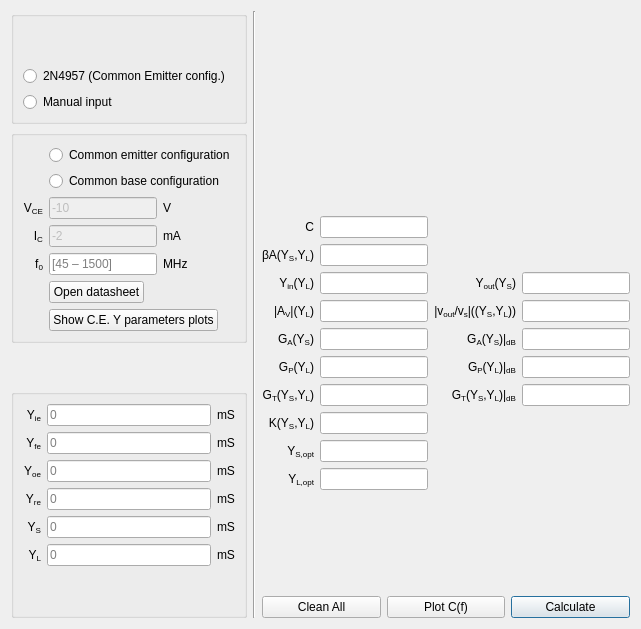
      <widget class="QWidget" name="tab_5">
       <attribute name="title">
        <string>Y</string>
       </attribute>
       <layout class="QGridLayout" name="gridLayout_5">
        <item row="4" column="2">
         <spacer name="verticalSpacer_5">
          <property name="orientation">
           <enum>Qt::Vertical</enum>
          </property>
          <property name="sizeType">
           <enum>QSizePolicy::Minimum</enum>
          </property>
          <property name="sizeHint" stdset="0">
           <size>
            <width>20</width>
            <height>40</height>
           </size>
          </property>
         </spacer>
        </item>
        <item row="1" column="0">
         <widget class="QGroupBox" name="groupBox_4">
          <property name="title">
           <string/>
          </property>
          <layout class="QGridLayout" name="gridLayout_3">
           <item row="0" column="1" colspan="2">
            <widget class="QRadioButton" name="radioButton_CE">
             <property name="text">
              <string>Common emitter configuration</string>
             </property>
            </widget>
           </item>
           <item row="1" column="1" colspan="2">
            <widget class="QRadioButton" name="radioButton_CB">
             <property name="text">
              <string>Common base configuration</string>
             </property>
            </widget>
           </item>
           <item row="2" column="0">
            <widget class="QLabel" name="label_165">
             <property name="sizePolicy">
              <sizepolicy hsizetype="Fixed" vsizetype="Preferred">
               <horstretch>0</horstretch>
               <verstretch>0</verstretch>
              </sizepolicy>
             </property>
             <property name="layoutDirection">
              <enum>Qt::RightToLeft</enum>
             </property>
             <property name="text">
              <string>&lt;html&gt;&lt;head/&gt;&lt;body&gt;&lt;p&gt;V&lt;span style=&quot; vertical-align:sub;&quot;&gt;CE&lt;/span&gt;&lt;/p&gt;&lt;/body&gt;&lt;/html&gt;</string>
             </property>
             <property name="alignment">
              <set>Qt::AlignRight|Qt::AlignTrailing|Qt::AlignVCenter</set>
             </property>
            </widget>
           </item>
           <item row="2" column="1">
            <widget class="QLineEdit" name="vce_box_2">
             <property name="enabled">
              <bool>false</bool>
             </property>
             <property name="sizePolicy">
              <sizepolicy hsizetype="Fixed" vsizetype="Fixed">
               <horstretch>0</horstretch>
               <verstretch>0</verstretch>
              </sizepolicy>
             </property>
             <property name="text">
              <string>-10</string>
             </property>
            </widget>
           </item>
           <item row="2" column="2">
            <widget class="QLabel" name="label_37">
             <property name="sizePolicy">
              <sizepolicy hsizetype="Minimum" vsizetype="Preferred">
               <horstretch>0</horstretch>
               <verstretch>0</verstretch>
              </sizepolicy>
             </property>
             <property name="text">
              <string>V</string>
             </property>
            </widget>
           </item>
           <item row="3" column="0">
            <widget class="QLabel" name="label_166">
             <property name="sizePolicy">
              <sizepolicy hsizetype="Fixed" vsizetype="Preferred">
               <horstretch>0</horstretch>
               <verstretch>0</verstretch>
              </sizepolicy>
             </property>
             <property name="layoutDirection">
              <enum>Qt::RightToLeft</enum>
             </property>
             <property name="text">
              <string>&lt;html&gt;&lt;head/&gt;&lt;body&gt;&lt;p&gt;I&lt;span style=&quot; vertical-align:sub;&quot;&gt;C&lt;/span&gt;&lt;/p&gt;&lt;/body&gt;&lt;/html&gt;</string>
             </property>
             <property name="alignment">
              <set>Qt::AlignRight|Qt::AlignTrailing|Qt::AlignVCenter</set>
             </property>
            </widget>
           </item>
           <item row="3" column="1">
            <widget class="QLineEdit" name="vce_box_3">
             <property name="enabled">
              <bool>false</bool>
             </property>
             <property name="sizePolicy">
              <sizepolicy hsizetype="Fixed" vsizetype="Fixed">
               <horstretch>0</horstretch>
               <verstretch>0</verstretch>
              </sizepolicy>
             </property>
             <property name="text">
              <string>-2</string>
             </property>
            </widget>
           </item>
           <item row="3" column="2">
            <widget class="QLabel" name="label_38">
             <property name="sizePolicy">
              <sizepolicy hsizetype="Minimum" vsizetype="Preferred">
               <horstretch>0</horstretch>
               <verstretch>0</verstretch>
              </sizepolicy>
             </property>
             <property name="text">
              <string>mA</string>
             </property>
            </widget>
           </item>
           <item row="4" column="0">
            <widget class="QLabel" name="label_118">
             <property name="sizePolicy">
              <sizepolicy hsizetype="Fixed" vsizetype="Preferred">
               <horstretch>0</horstretch>
               <verstretch>0</verstretch>
              </sizepolicy>
             </property>
             <property name="layoutDirection">
              <enum>Qt::RightToLeft</enum>
             </property>
             <property name="text">
              <string>f&lt;sub&gt;0&lt;/sub&gt;</string>
             </property>
             <property name="alignment">
              <set>Qt::AlignRight|Qt::AlignTrailing|Qt::AlignVCenter</set>
             </property>
            </widget>
           </item>
           <item row="4" column="1">
            <widget class="QLineEdit" name="f0_box_2">
             <property name="sizePolicy">
              <sizepolicy hsizetype="Fixed" vsizetype="Fixed">
               <horstretch>0</horstretch>
               <verstretch>0</verstretch>
              </sizepolicy>
             </property>
             <property name="placeholderText">
              <string>[45 – 1500]</string>
             </property>
            </widget>
           </item>
           <item row="4" column="2">
            <widget class="QLabel" name="label_8">
             <property name="sizePolicy">
              <sizepolicy hsizetype="Minimum" vsizetype="Preferred">
               <horstretch>0</horstretch>
               <verstretch>0</verstretch>
              </sizepolicy>
             </property>
             <property name="text">
              <string>MHz</string>
             </property>
            </widget>
           </item>
           <item row="5" column="1">
            <widget class="QPushButton" name="open_datasheet_Y_button">
             <property name="sizePolicy">
              <sizepolicy hsizetype="Fixed" vsizetype="Fixed">
               <horstretch>0</horstretch>
               <verstretch>0</verstretch>
              </sizepolicy>
             </property>
             <property name="text">
              <string>Open datasheet</string>
             </property>
            </widget>
           </item>
           <item row="6" column="1" colspan="2">
            <widget class="QPushButton" name="show_plots_button">
             <property name="sizePolicy">
              <sizepolicy hsizetype="Fixed" vsizetype="Fixed">
               <horstretch>0</horstretch>
               <verstretch>0</verstretch>
              </sizepolicy>
             </property>
             <property name="text">
              <string notr="true">Show C.E. Y parameters plots</string>
             </property>
            </widget>
           </item>
          </layout>
         </widget>
        </item>
        <item row="3" column="0" rowspan="3">
         <widget class="QGroupBox" name="groupBox">
          <property name="title">
           <string/>
          </property>
          <layout class="QGridLayout" name="gridLayout">
           <item row="4" column="1">
            <widget class="QLineEdit" name="y_s_box_2">
             <property name="placeholderText">
              <string>0</string>
             </property>
            </widget>
           </item>
           <item row="5" column="2">
            <widget class="QLabel" name="label_10">
             <property name="text">
              <string>mS</string>
             </property>
            </widget>
           </item>
           <item row="4" column="2">
            <widget class="QLabel" name="label_9">
             <property name="text">
              <string>mS</string>
             </property>
            </widget>
           </item>
           <item row="2" column="2">
            <widget class="QLabel" name="label_129">
             <property name="text">
              <string>mS</string>
             </property>
            </widget>
           </item>
           <item row="3" column="0">
            <widget class="QLabel" name="label_78">
             <property name="sizePolicy">
              <sizepolicy hsizetype="Minimum" vsizetype="Preferred">
               <horstretch>0</horstretch>
               <verstretch>0</verstretch>
              </sizepolicy>
             </property>
             <property name="toolTip">
              <string notr="true"/>
             </property>
             <property name="statusTip">
              <string notr="true"/>
             </property>
             <property name="whatsThis">
              <string notr="true"/>
             </property>
             <property name="accessibleName">
              <string notr="true"/>
             </property>
             <property name="accessibleDescription">
              <string notr="true"/>
             </property>
             <property name="text">
              <string>&lt;html&gt;&lt;head/&gt;&lt;body&gt;&lt;p&gt;Y&lt;span style=&quot; vertical-align:sub;&quot;&gt;re&lt;/span&gt;&lt;/p&gt;&lt;/body&gt;&lt;/html&gt;</string>
             </property>
             <property name="alignment">
              <set>Qt::AlignRight|Qt::AlignTrailing|Qt::AlignVCenter</set>
             </property>
            </widget>
           </item>
           <item row="4" column="0">
            <widget class="QLabel" name="label_120">
             <property name="sizePolicy">
              <sizepolicy hsizetype="Minimum" vsizetype="Preferred">
               <horstretch>0</horstretch>
               <verstretch>0</verstretch>
              </sizepolicy>
             </property>
             <property name="text">
              <string>Y&lt;sub&gt;S&lt;/sub&gt;</string>
             </property>
             <property name="alignment">
              <set>Qt::AlignRight|Qt::AlignTrailing|Qt::AlignVCenter</set>
             </property>
            </widget>
           </item>
           <item row="3" column="1">
            <widget class="QLineEdit" name="y_r_box_2">
             <property name="placeholderText">
              <string>0</string>
             </property>
            </widget>
           </item>
           <item row="5" column="0">
            <widget class="QLabel" name="label_119">
             <property name="sizePolicy">
              <sizepolicy hsizetype="Minimum" vsizetype="Preferred">
               <horstretch>0</horstretch>
               <verstretch>0</verstretch>
              </sizepolicy>
             </property>
             <property name="text">
              <string>Y&lt;sub&gt;L&lt;/sub&gt;</string>
             </property>
             <property name="alignment">
              <set>Qt::AlignRight|Qt::AlignTrailing|Qt::AlignVCenter</set>
             </property>
            </widget>
           </item>
           <item row="3" column="2">
            <widget class="QLabel" name="label_128">
             <property name="text">
              <string>mS</string>
             </property>
            </widget>
           </item>
           <item row="5" column="1">
            <widget class="QLineEdit" name="y_L_box_2">
             <property name="placeholderText">
              <string>0</string>
             </property>
            </widget>
           </item>
           <item row="1" column="1">
            <widget class="QLineEdit" name="y_f_box_2">
             <property name="placeholderText">
              <string>0</string>
             </property>
            </widget>
           </item>
           <item row="0" column="2">
            <widget class="QLabel" name="label_127">
             <property name="text">
              <string>mS</string>
             </property>
            </widget>
           </item>
           <item row="1" column="2">
            <widget class="QLabel" name="label_121">
             <property name="text">
              <string>mS</string>
             </property>
            </widget>
           </item>
           <item row="2" column="0">
            <widget class="QLabel" name="label_79">
             <property name="sizePolicy">
              <sizepolicy hsizetype="Minimum" vsizetype="Preferred">
               <horstretch>0</horstretch>
               <verstretch>0</verstretch>
              </sizepolicy>
             </property>
             <property name="toolTip">
              <string notr="true"/>
             </property>
             <property name="statusTip">
              <string notr="true"/>
             </property>
             <property name="whatsThis">
              <string notr="true"/>
             </property>
             <property name="accessibleName">
              <string notr="true"/>
             </property>
             <property name="accessibleDescription">
              <string notr="true"/>
             </property>
             <property name="text">
              <string>&lt;html&gt;&lt;head/&gt;&lt;body&gt;&lt;p&gt;Y&lt;span style=&quot; vertical-align:sub;&quot;&gt;oe&lt;/span&gt;&lt;/p&gt;&lt;/body&gt;&lt;/html&gt;</string>
             </property>
             <property name="alignment">
              <set>Qt::AlignRight|Qt::AlignTrailing|Qt::AlignVCenter</set>
             </property>
            </widget>
           </item>
           <item row="2" column="1">
            <widget class="QLineEdit" name="y_o_box_2">
             <property name="placeholderText">
              <string>0</string>
             </property>
            </widget>
           </item>
           <item row="0" column="1">
            <widget class="QLineEdit" name="y_i_box_2">
             <property name="placeholderText">
              <string>0</string>
             </property>
            </widget>
           </item>
           <item row="0" column="0">
            <widget class="QLabel" name="label_20">
             <property name="toolTip">
              <string notr="true"/>
             </property>
             <property name="statusTip">
              <string notr="true"/>
             </property>
             <property name="whatsThis">
              <string notr="true"/>
             </property>
             <property name="accessibleName">
              <string notr="true"/>
             </property>
             <property name="accessibleDescription">
              <string notr="true"/>
             </property>
             <property name="text">
              <string>&lt;html&gt;&lt;head/&gt;&lt;body&gt;&lt;p&gt;Y&lt;span style=&quot; vertical-align:sub;&quot;&gt;ie&lt;/span&gt;&lt;/p&gt;&lt;/body&gt;&lt;/html&gt;</string>
             </property>
             <property name="alignment">
              <set>Qt::AlignRight|Qt::AlignTrailing|Qt::AlignVCenter</set>
             </property>
            </widget>
           </item>
           <item row="1" column="0">
            <widget class="QLabel" name="label_81">
             <property name="sizePolicy">
              <sizepolicy hsizetype="Minimum" vsizetype="Preferred">
               <horstretch>0</horstretch>
               <verstretch>0</verstretch>
              </sizepolicy>
             </property>
             <property name="toolTip">
              <string notr="true"/>
             </property>
             <property name="statusTip">
              <string notr="true"/>
             </property>
             <property name="whatsThis">
              <string notr="true"/>
             </property>
             <property name="accessibleName">
              <string notr="true"/>
             </property>
             <property name="accessibleDescription">
              <string notr="true"/>
             </property>
             <property name="text">
              <string>&lt;html&gt;&lt;head/&gt;&lt;body&gt;&lt;p&gt;Y&lt;span style=&quot; vertical-align:sub;&quot;&gt;fe&lt;/span&gt;&lt;/p&gt;&lt;/body&gt;&lt;/html&gt;</string>
             </property>
             <property name="alignment">
              <set>Qt::AlignRight|Qt::AlignTrailing|Qt::AlignVCenter</set>
             </property>
            </widget>
           </item>
           <item row="6" column="1">
            <spacer name="verticalSpacer_2">
             <property name="orientation">
              <enum>Qt::Vertical</enum>
             </property>
             <property name="sizeHint" stdset="0">
              <size>
               <width>20</width>
               <height>40</height>
              </size>
             </property>
            </spacer>
           </item>
          </layout>
         </widget>
        </item>
        <item row="2" column="0">
         <spacer name="verticalSpacer">
          <property name="orientation">
           <enum>Qt::Vertical</enum>
          </property>
          <property name="sizeHint" stdset="0">
           <size>
            <width>20</width>
            <height>40</height>
           </size>
          </property>
         </spacer>
        </item>
        <item row="5" column="2">
         <layout class="QHBoxLayout" name="horizontalLayout_2">
          <item>
           <widget class="QPushButton" name="Clean_all_button_4">
            <property name="text">
             <string>Clean All</string>
            </property>
           </widget>
          </item>
          <item>
           <widget class="QPushButton" name="plot_C_f0_button">
            <property name="text">
             <string>Plot C(f)</string>
            </property>
            <property name="autoDefault">
             <bool>false</bool>
            </property>
            <property name="default">
             <bool>false</bool>
            </property>
            <property name="flat">
             <bool>false</bool>
            </property>
           </widget>
          </item>
          <item>
           <widget class="QPushButton" name="Calculate_button_4">
            <property name="text">
             <string>Calculate</string>
            </property>
            <property name="autoDefault">
             <bool>true</bool>
            </property>
            <property name="default">
             <bool>true</bool>
            </property>
           </widget>
          </item>
         </layout>
        </item>
        <item row="0" column="0">
         <widget class="QGroupBox" name="groupBox_2">
          <property name="title">
           <string/>
          </property>
          <layout class="QVBoxLayout" name="verticalLayout_2">
           <item>
            <spacer name="verticalSpacer_3">
             <property name="orientation">
              <enum>Qt::Vertical</enum>
             </property>
             <property name="sizeHint" stdset="0">
              <size>
               <width>20</width>
               <height>40</height>
              </size>
             </property>
            </spacer>
           </item>
           <item>
            <widget class="QRadioButton" name="radiobutton_2n4957">
             <property name="text">
              <string>2N4957 (Common Emitter config.)</string>
             </property>
            </widget>
           </item>
           <item>
            <widget class="QRadioButton" name="manual_input_y_radioButton">
             <property name="text">
              <string>Manual input</string>
             </property>
            </widget>
           </item>
          </layout>
         </widget>
        </item>
        <item row="0" column="2" rowspan="4">
         <layout class="QGridLayout" name="gridLayout_2">
          <item row="7" column="1">
           <widget class="QLineEdit" name="GP_box_2">
            <property name="readOnly">
             <bool>true</bool>
            </property>
           </widget>
          </item>
          <item row="6" column="3">
           <widget class="QLineEdit" name="GA_box_dB_2">
            <property name="readOnly">
             <bool>true</bool>
            </property>
           </widget>
          </item>
          <item row="5" column="2">
           <widget class="QLabel" name="label_174">
            <property name="text">
             <string>&lt;html&gt;&lt;head/&gt;&lt;body&gt;&lt;p&gt;|v&lt;span style=&quot; vertical-align:sub;&quot;&gt;out&lt;/span&gt;/v&lt;span style=&quot; vertical-align:sub;&quot;&gt;s&lt;/span&gt;|((Y&lt;span style=&quot; vertical-align:sub;&quot;&gt;S&lt;/span&gt;,Y&lt;span style=&quot; vertical-align:sub;&quot;&gt;L&lt;/span&gt;))&lt;/p&gt;&lt;/body&gt;&lt;/html&gt;</string>
            </property>
            <property name="alignment">
             <set>Qt::AlignRight|Qt::AlignTrailing|Qt::AlignVCenter</set>
            </property>
           </widget>
          </item>
          <item row="4" column="3">
           <widget class="QLineEdit" name="y_out_box_2">
            <property name="sizePolicy">
             <sizepolicy hsizetype="Expanding" vsizetype="Fixed">
              <horstretch>0</horstretch>
              <verstretch>0</verstretch>
             </sizepolicy>
            </property>
            <property name="readOnly">
             <bool>true</bool>
            </property>
           </widget>
          </item>
          <item row="7" column="0">
           <widget class="QLabel" name="label_133">
            <property name="text">
             <string>G&lt;sub&gt;P&lt;/sub&gt;(Y&lt;sub&gt;L&lt;/sub&gt;)</string>
            </property>
            <property name="alignment">
             <set>Qt::AlignRight|Qt::AlignTrailing|Qt::AlignVCenter</set>
            </property>
           </widget>
          </item>
          <item row="10" column="0">
           <widget class="QLabel" name="label_134">
            <property name="text">
             <string>Y&lt;sub&gt;S,opt&lt;/sub&gt;</string>
            </property>
            <property name="alignment">
             <set>Qt::AlignRight|Qt::AlignTrailing|Qt::AlignVCenter</set>
            </property>
           </widget>
          </item>
          <item row="7" column="2">
           <widget class="QLabel" name="label_137">
            <property name="text">
             <string>&lt;html&gt;&lt;head/&gt;&lt;body&gt;&lt;p&gt;G&lt;span style=&quot; vertical-align:sub;&quot;&gt;P&lt;/span&gt;(Y&lt;span style=&quot; vertical-align:sub;&quot;&gt;L&lt;/span&gt;)|&lt;span style=&quot; vertical-align:sub;&quot;&gt;dB&lt;/span&gt;&lt;/p&gt;&lt;/body&gt;&lt;/html&gt;</string>
            </property>
            <property name="alignment">
             <set>Qt::AlignRight|Qt::AlignTrailing|Qt::AlignVCenter</set>
            </property>
           </widget>
          </item>
          <item row="4" column="1">
           <widget class="QLineEdit" name="y_in_box_2">
            <property name="readOnly">
             <bool>true</bool>
            </property>
           </widget>
          </item>
          <item row="8" column="3">
           <widget class="QLineEdit" name="GT_box_dB_2">
            <property name="readOnly">
             <bool>true</bool>
            </property>
           </widget>
          </item>
          <item row="5" column="0">
           <widget class="QLabel" name="label_173">
            <property name="text">
             <string>&lt;html&gt;&lt;head/&gt;&lt;body&gt;&lt;p&gt;|A&lt;span style=&quot; vertical-align:sub;&quot;&gt;V&lt;/span&gt;|(Y&lt;span style=&quot; vertical-align:sub;&quot;&gt;L&lt;/span&gt;)&lt;/p&gt;&lt;/body&gt;&lt;/html&gt;</string>
            </property>
            <property name="alignment">
             <set>Qt::AlignRight|Qt::AlignTrailing|Qt::AlignVCenter</set>
            </property>
           </widget>
          </item>
          <item row="6" column="2">
           <widget class="QLabel" name="label_136">
            <property name="text">
             <string>&lt;html&gt;&lt;head/&gt;&lt;body&gt;&lt;p&gt;G&lt;span style=&quot; vertical-align:sub;&quot;&gt;A&lt;/span&gt;(Y&lt;span style=&quot; vertical-align:sub;&quot;&gt;S&lt;/span&gt;)|&lt;span style=&quot; vertical-align:sub;&quot;&gt;dB&lt;/span&gt;&lt;/p&gt;&lt;/body&gt;&lt;/html&gt;</string>
            </property>
            <property name="alignment">
             <set>Qt::AlignRight|Qt::AlignTrailing|Qt::AlignVCenter</set>
            </property>
           </widget>
          </item>
          <item row="8" column="2">
           <widget class="QLabel" name="label_138">
            <property name="text">
             <string>&lt;html&gt;&lt;head/&gt;&lt;body&gt;&lt;p&gt;G&lt;span style=&quot; vertical-align:sub;&quot;&gt;T&lt;/span&gt;(Y&lt;span style=&quot; vertical-align:sub;&quot;&gt;S&lt;/span&gt;,Y&lt;span style=&quot; vertical-align:sub;&quot;&gt;L&lt;/span&gt;)|&lt;span style=&quot; vertical-align:sub;&quot;&gt;dB&lt;/span&gt;&lt;/p&gt;&lt;/body&gt;&lt;/html&gt;</string>
            </property>
            <property name="alignment">
             <set>Qt::AlignRight|Qt::AlignTrailing|Qt::AlignVCenter</set>
            </property>
           </widget>
          </item>
          <item row="9" column="0">
           <widget class="QLabel" name="label_132">
            <property name="text">
             <string>&lt;html&gt;&lt;head/&gt;&lt;body&gt;&lt;p&gt;K(Y&lt;span style=&quot; vertical-align:sub;&quot;&gt;S&lt;/span&gt;,Y&lt;span style=&quot; vertical-align:sub;&quot;&gt;L&lt;/span&gt;)&lt;/p&gt;&lt;/body&gt;&lt;/html&gt;</string>
            </property>
            <property name="alignment">
             <set>Qt::AlignRight|Qt::AlignTrailing|Qt::AlignVCenter</set>
            </property>
           </widget>
          </item>
          <item row="11" column="0">
           <widget class="QLabel" name="label_140">
            <property name="text">
             <string>Y&lt;sub&gt;L,opt&lt;/sub&gt;</string>
            </property>
            <property name="alignment">
             <set>Qt::AlignRight|Qt::AlignTrailing|Qt::AlignVCenter</set>
            </property>
           </widget>
          </item>
          <item row="7" column="3">
           <widget class="QLineEdit" name="GP_box_dB_2">
            <property name="readOnly">
             <bool>true</bool>
            </property>
           </widget>
          </item>
          <item row="3" column="0">
           <widget class="QLabel" name="label_143">
            <property name="text">
             <string>βA(Y&lt;sub&gt;S&lt;/sub&gt;,Y&lt;sub&gt;L&lt;/sub&gt;)</string>
            </property>
            <property name="alignment">
             <set>Qt::AlignRight|Qt::AlignTrailing|Qt::AlignVCenter</set>
            </property>
           </widget>
          </item>
          <item row="10" column="1">
           <widget class="QLineEdit" name="y_s_opt_box_2">
            <property name="readOnly">
             <bool>true</bool>
            </property>
           </widget>
          </item>
          <item row="8" column="1">
           <widget class="QLineEdit" name="GT_box_2">
            <property name="readOnly">
             <bool>true</bool>
            </property>
           </widget>
          </item>
          <item row="3" column="1">
           <widget class="QLineEdit" name="beta_A_box_2">
            <property name="readOnly">
             <bool>true</bool>
            </property>
           </widget>
          </item>
          <item row="6" column="0">
           <widget class="QLabel" name="label_135">
            <property name="text">
             <string>G&lt;sub&gt;A&lt;/sub&gt;(Y&lt;sub&gt;S&lt;/sub&gt;)</string>
            </property>
            <property name="alignment">
             <set>Qt::AlignRight|Qt::AlignTrailing|Qt::AlignVCenter</set>
            </property>
           </widget>
          </item>
          <item row="8" column="0">
           <widget class="QLabel" name="label_141">
            <property name="text">
             <string>G&lt;sub&gt;T&lt;/sub&gt;(Y&lt;sub&gt;S&lt;/sub&gt;,Y&lt;sub&gt;L&lt;/sub&gt;)</string>
            </property>
            <property name="alignment">
             <set>Qt::AlignRight|Qt::AlignTrailing|Qt::AlignVCenter</set>
            </property>
           </widget>
          </item>
          <item row="9" column="1">
           <widget class="QLineEdit" name="k_box_3">
            <property name="readOnly">
             <bool>true</bool>
            </property>
           </widget>
          </item>
          <item row="4" column="0">
           <widget class="QLabel" name="label_142">
            <property name="text">
             <string>Y&lt;sub&gt;in&lt;/sub&gt;(Y&lt;sub&gt;L&lt;/sub&gt;)</string>
            </property>
            <property name="alignment">
             <set>Qt::AlignRight|Qt::AlignTrailing|Qt::AlignVCenter</set>
            </property>
           </widget>
          </item>
          <item row="4" column="2">
           <widget class="QLabel" name="label_131">
            <property name="text">
             <string>Y&lt;sub&gt;out&lt;/sub&gt;(Y&lt;sub&gt;S&lt;/sub&gt;)</string>
            </property>
            <property name="alignment">
             <set>Qt::AlignRight|Qt::AlignTrailing|Qt::AlignVCenter</set>
            </property>
           </widget>
          </item>
          <item row="11" column="1">
           <widget class="QLineEdit" name="y_L_opt_box_2">
            <property name="readOnly">
             <bool>true</bool>
            </property>
           </widget>
          </item>
          <item row="5" column="1">
           <widget class="QLineEdit" name="A_V_box">
            <property name="readOnly">
             <bool>true</bool>
            </property>
           </widget>
          </item>
          <item row="5" column="3">
           <widget class="QLineEdit" name="vout_over_vs_box">
            <property name="readOnly">
             <bool>true</bool>
            </property>
           </widget>
          </item>
          <item row="6" column="1">
           <widget class="QLineEdit" name="GA_box_2">
            <property name="readOnly">
             <bool>true</bool>
            </property>
           </widget>
          </item>
          <item row="2" column="0">
           <widget class="QLabel" name="label_139">
            <property name="text">
             <string>C</string>
            </property>
            <property name="alignment">
             <set>Qt::AlignRight|Qt::AlignTrailing|Qt::AlignVCenter</set>
            </property>
           </widget>
          </item>
          <item row="2" column="1">
           <widget class="QLineEdit" name="C_box_2">
            <property name="readOnly">
             <bool>true</bool>
            </property>
           </widget>
          </item>
          <item row="1" column="1" colspan="3">
           <widget class="QLabel" name="text_2">
            <property name="text">
             <string/>
            </property>
            <property name="alignment">
             <set>Qt::AlignLeading|Qt::AlignLeft|Qt::AlignVCenter</set>
            </property>
           </widget>
          </item>
          <item row="0" column="1">
           <spacer name="verticalSpacer_4">
            <property name="orientation">
             <enum>Qt::Vertical</enum>
            </property>
            <property name="sizeType">
             <enum>QSizePolicy::Minimum</enum>
            </property>
            <property name="sizeHint" stdset="0">
             <size>
              <width>20</width>
              <height>40</height>
             </size>
            </property>
           </spacer>
          </item>
         </layout>
        </item>
        <item row="0" column="1" rowspan="6">
         <widget class="Line" name="line">
          <property name="orientation">
           <enum>Qt::Vertical</enum>
          </property>
         </widget>
        </item>
       </layout>
      </widget>
